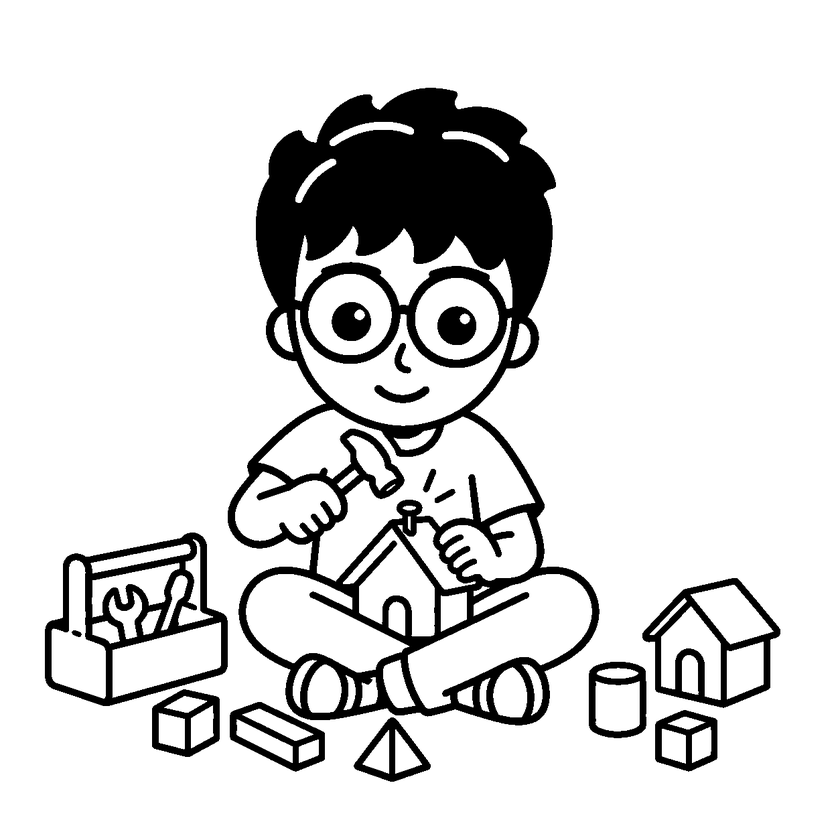
#> input picture scripts/storybook/art/builder.png, 840 x 840 px, shrunk from 1254 x 1254 before the run
$ python -i trace.py   (imports and definitions only)
#> lines starting #> are read from the running program, lines starting #| are printed output that depends on the picture; after the words box and inside, x2 and y2 are one past the last pixel; in counts of white or black regions, pixels touching at a corner belong together
"""Turn a black-on-white line drawing into a coloured drawing for the picture-book
pages on the home page (components/home-sketch/storybook-drawings.ts).

    python3 scripts/storybook/trace.py label drawing.png
        writes drawing-labels.png: every enclosed white area gets a random
        colour and a number, so you can decide what colour each one gets.

    python3 scripts/storybook/trace.py build drawing.png colours.json NAME
        prints `export const NAME: Drawing = {...}` to paste into
        storybook-drawings.ts.

colours.json maps fills to area numbers, plus optional extras:

    {
      "fills": { "#f1b98a": [17], "#6f8299": [35, 36] },
      "clear": [33],
      "under": [["#a3c77e", 0.45, "M80 1030 C300 960 ..."]],
      "cheeks": [[468, 560], [738, 556]]
    }

Areas not listed get the paper colour, so faces and hands stay opaque on a
coloured page. "clear" areas stay see-through (gaps between legs, open sky). With
"plain": true there are no washes at all, only the lines.
"under" are soft washes painted under the drawing in its own coordinates (y
down), for things the lines don't close off, like a lake or a patch of grass.

Needs potrace (brew install potrace) and numpy, scipy and pillow.
"""

import json
import re
import subprocess
import sys
import tempfile
from pathlib import Path

import numpy as np
from PIL import Image, ImageDraw, ImageFont
from scipy import ndimage as ndi

PAPER = "#f8f4ea"


def areas(png):
#> called with png = 'art/builder.png'
    gray = np.array(Image.open(png).convert("L"))
#> gray is the input picture: shape (840, 840); min 0, max 255, mean 217.8
    ink = gray < 128
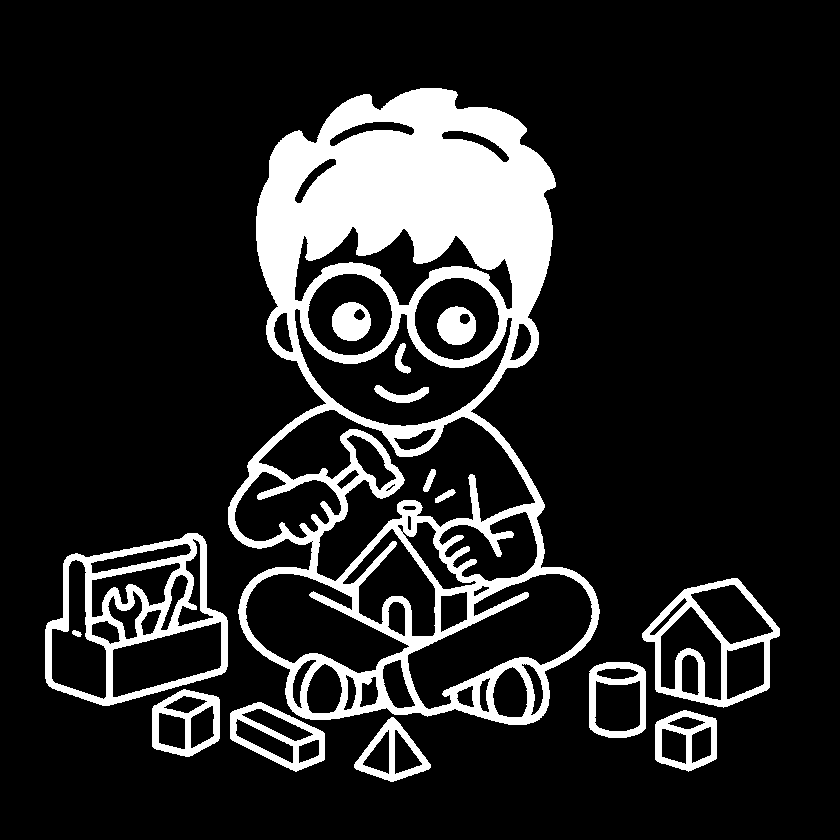
#> ink: shape (840, 840) bool; 14.6% white; 15 white regions, largest, box (x1, y1, x2, y2) and area: (228, 88, 600, 725) 76975, (45, 533, 228, 706) 8995, (642, 578, 780, 708) 4598
    # close tiny gaps in the lines so an area doesn't leak into its neighbour
    white = ~ndi.binary_dilation(ink, iterations=2)
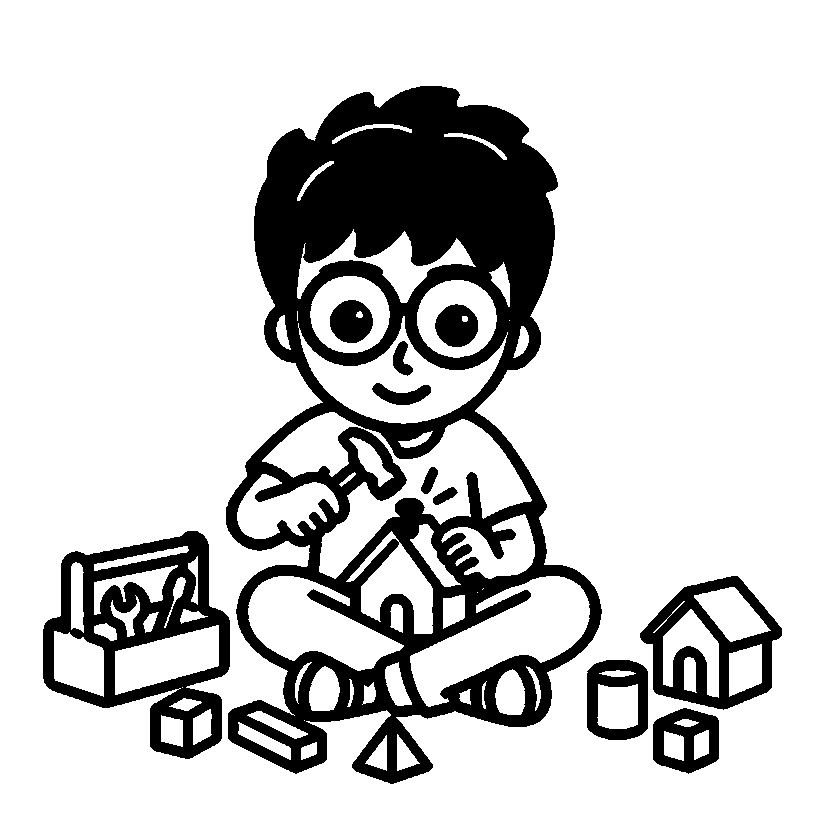
#> white: shape (840, 840) bool; 81% white; 11 black regions, largest, box (x1, y1, x2, y2) and area: (226, 86, 602, 784) 100884, (43, 531, 230, 759) 16697, (640, 576, 782, 710) 6987
    lab, _ = ndi.label(white)
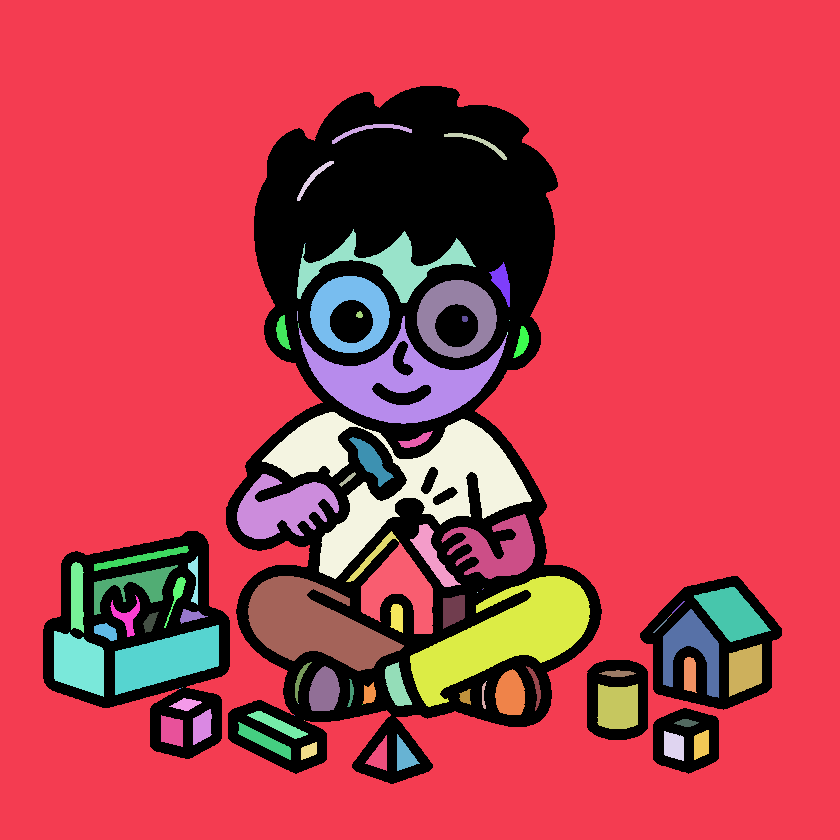
#> lab: shape (840, 840) int32; 87 distinct labels, from 0 to 86; one colour per label, 0 black
    return ink, lab


# [57 lines left out: functions label, trace, build, not called in this run]


# [7 lines not run here, left out]

>>> result = areas('art/builder.png')

$ run again, on scripts/storybook/art/cranes.png
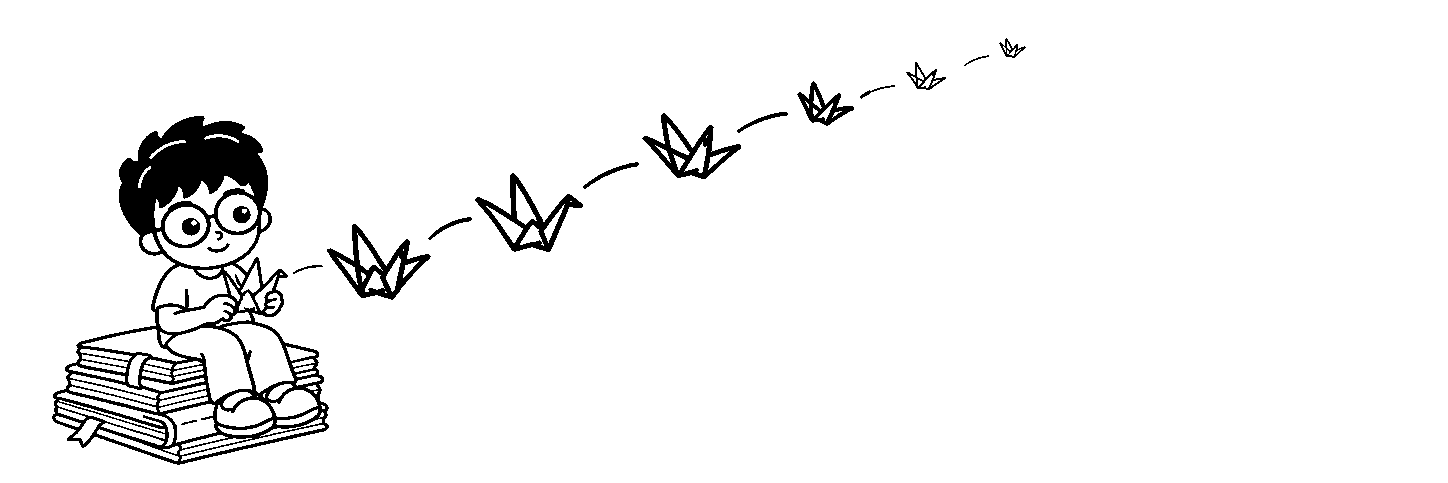
#> input picture scripts/storybook/art/cranes.png, 1448 x 483 px
#> in areas, gray is the input picture: shape (483, 1448); 95.2% white; 18 black regions, largest, box (x1, y1, x2, y2) and area: (52, 116, 329, 465) 24010, (327, 224, 431, 300) 2314, (475, 173, 583, 252) 2158
#> in areas, `white = ~ndi.binary_dilation(ink, iterations=2)`:
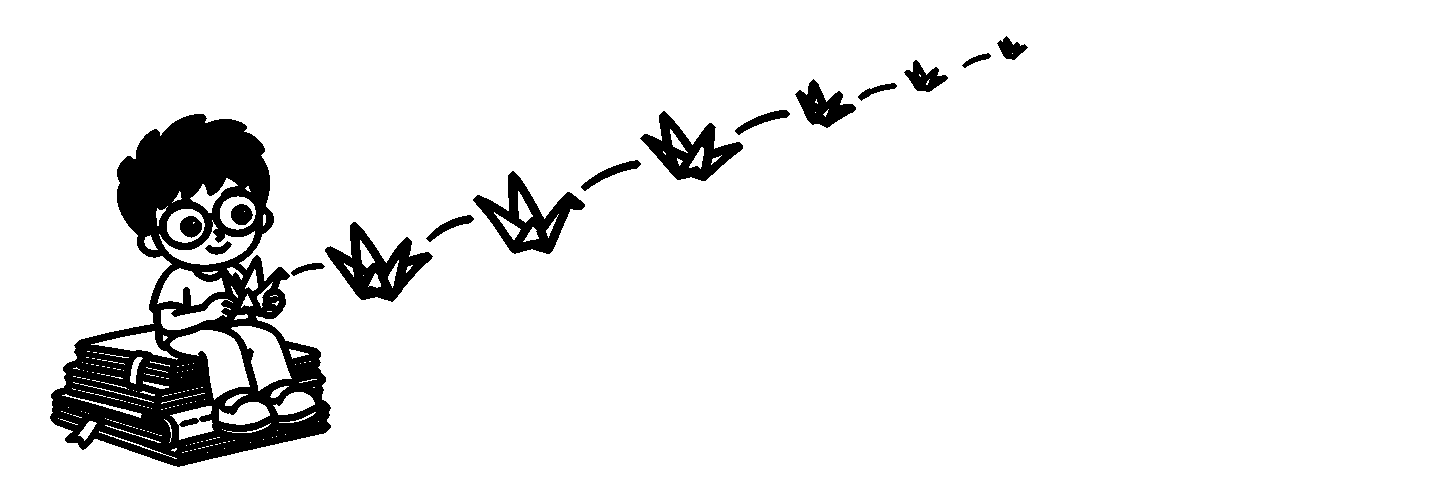
#> white: shape (483, 1448) bool; 92% white; 16 black regions, largest, box (x1, y1, x2, y2) and area: (50, 114, 331, 467) 40545, (325, 222, 433, 302) 3534, (473, 171, 585, 254) 3374
#> in areas, `lab, _ = ndi.label(white)`:
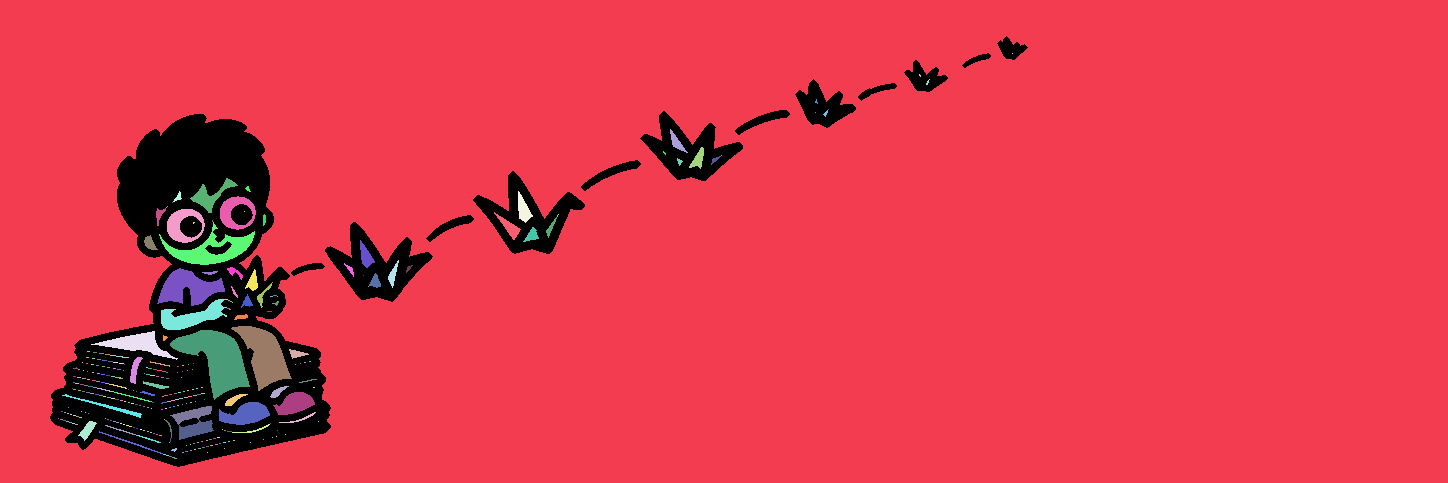
#> lab: shape (483, 1448) int32; 297 distinct labels, from 0 to 296; one colour per label, 0 black

$ run again, on scripts/storybook/art/dream-screen.png
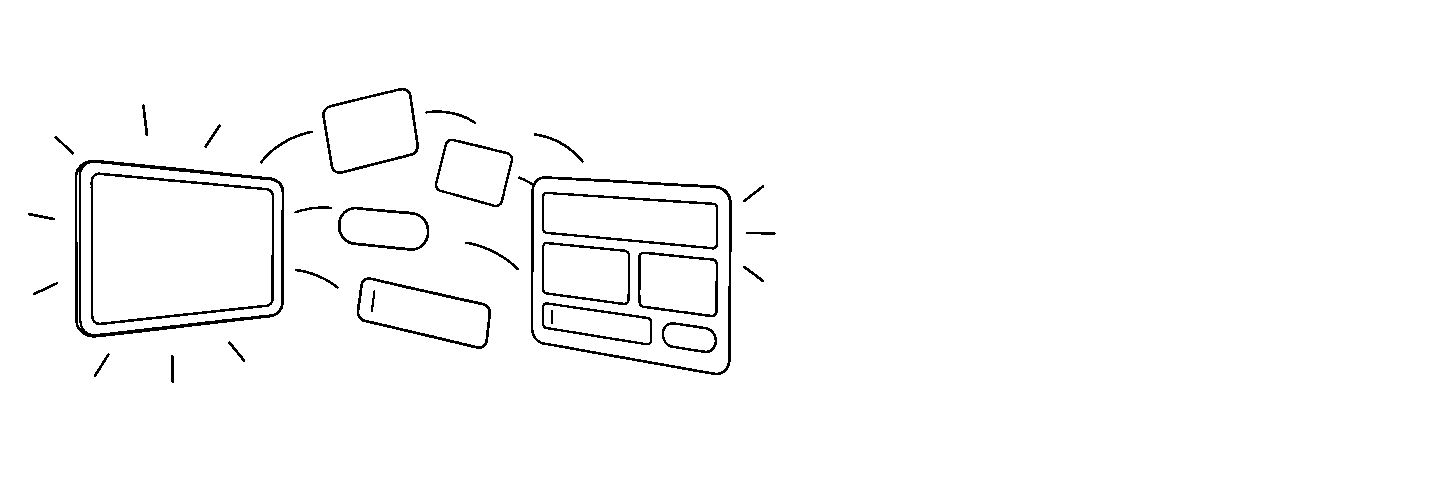
#> input picture scripts/storybook/art/dream-screen.png, 1448 x 483 px
#> in areas, gray is the input picture: shape (483, 1448); 98% white; black in thin lines or dots, all inside (x1, y1, x2, y2) = (28, 88, 776, 383)
#> in areas, `white = ~ndi.binary_dilation(ink, iterations=2)`:
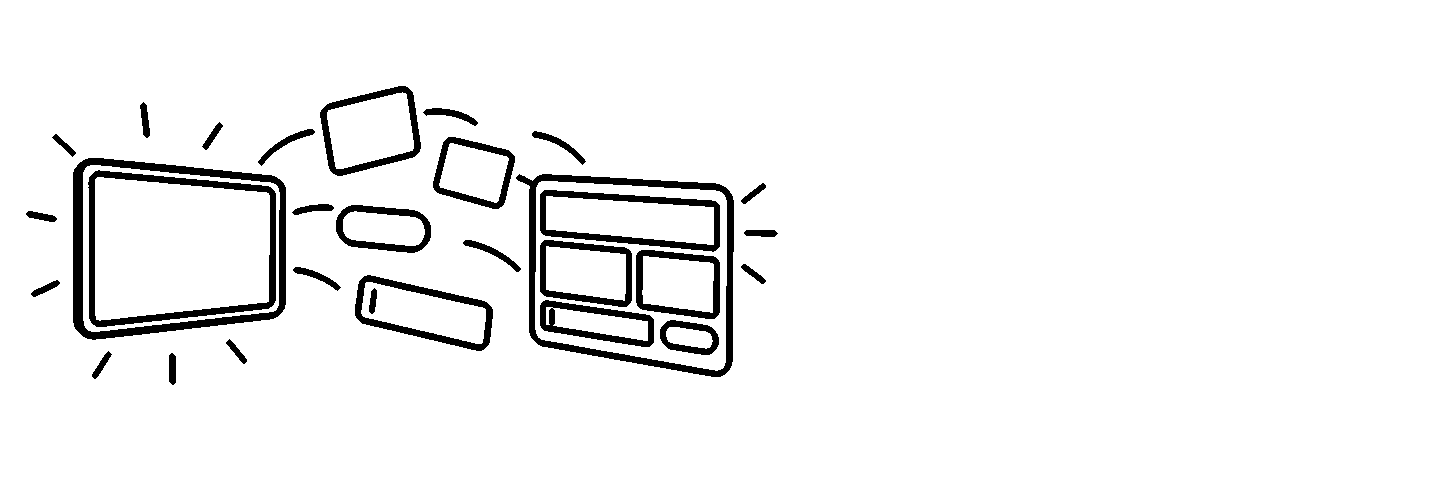
#> white: shape (483, 1448) bool; 95.1% white; 30 black regions, largest, box (x1, y1, x2, y2) and area: (73, 158, 286, 340) 5489, (516, 174, 734, 377) 4921, (88, 170, 276, 327) 3939
#> in areas, `lab, _ = ndi.label(white)`:
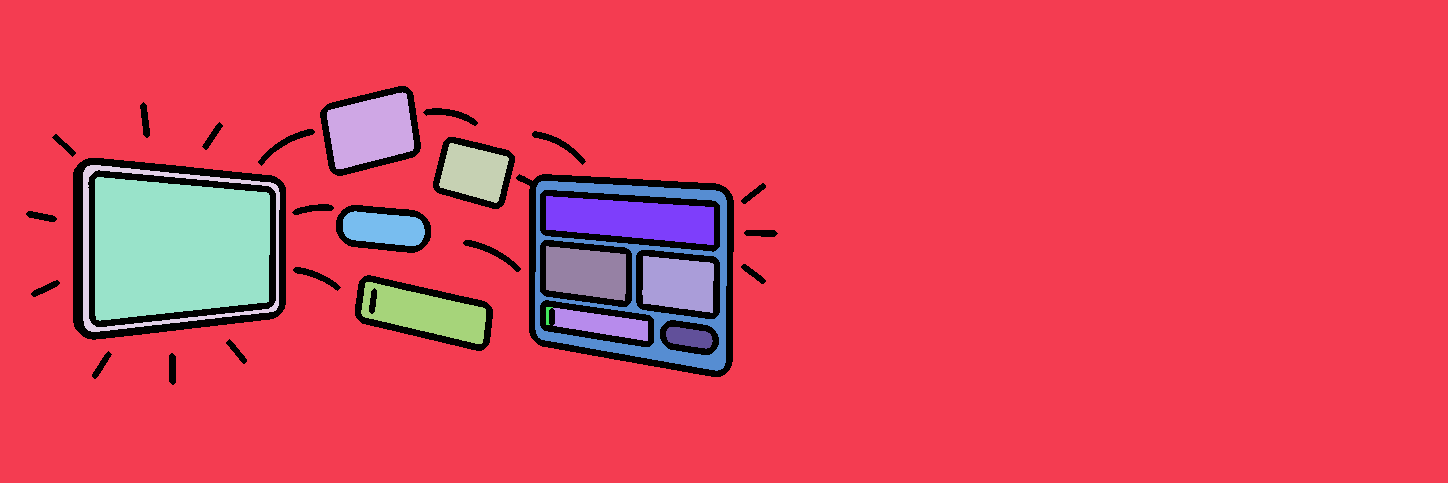
#> lab: shape (483, 1448) int32; 15 distinct labels, from 0 to 14; one colour per label, 0 black

$ run again, on scripts/storybook/art/lake.png
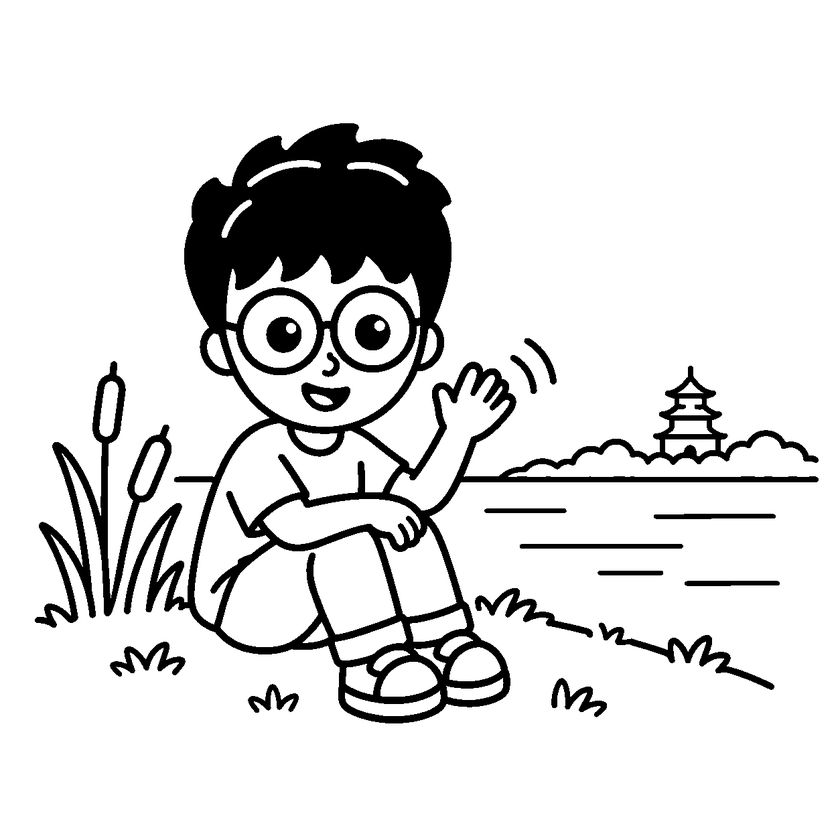
#> input picture scripts/storybook/art/lake.png, 840 x 840 px, shrunk from 1254 x 1254 before the run
#> in areas, gray is the input picture: shape (840, 840); min 0, max 255, mean 222.6
#> in areas, `ink = gray < 128`:
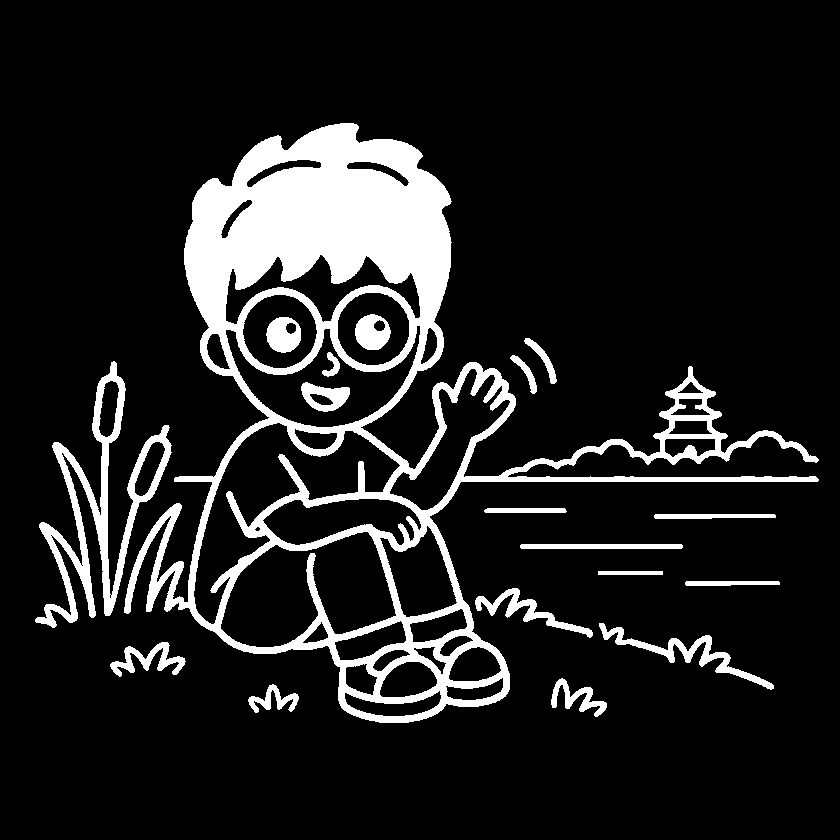
#> ink: shape (840, 840) bool; 12.7% white; 18 white regions, largest, box (x1, y1, x2, y2) and area: (124, 123, 819, 723) 70519, (35, 361, 172, 628) 7592, (599, 623, 774, 690) 1809
#> white: shape (840, 840) bool; 82.8% white; 17 black regions, largest, box (x1, y1, x2, y2) and area: (122, 121, 821, 725) 91829, (33, 359, 174, 630) 11487, (597, 621, 776, 692) 2857
#> in areas, `lab, _ = ndi.label(white)`:
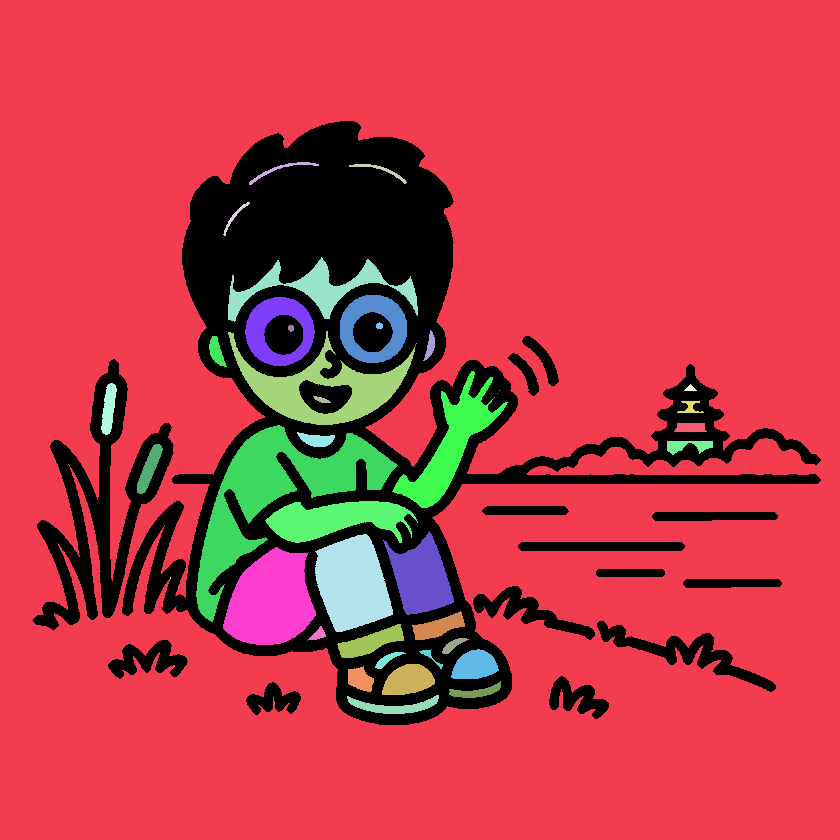
#> lab: shape (840, 840) int32; 60 distinct labels, from 0 to 59; one colour per label, 0 black
